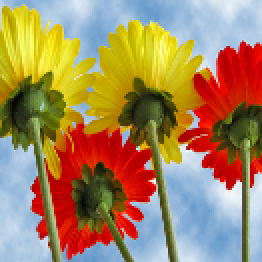
%> input picture trunk/cs870/project/CurveEvolution/flowers.jpg, 131 x 131 px (shown 2 times larger)
$ octave --eval "test2;"   (GNU Octave 9; MATLAB toolbox functions it lacks are replaced by stand-ins)
%> lines starting %> are read from the running program, lines starting %| are printed output that depends on the picture; in (x1, y1, x2, y2) boxes, pixels count from 0 and x2, y2 are one past the last pixel; in counts of white or black regions, pixels touching at a corner belong together; the program's own positions count from 1
### trunk/cs870/project/Helper/readRGBImage.m
% readRGBImage: read any image as 3 components (R, G, B)
%
% Output parameters:
%   [r g b] = the r, g, and b components of the image
%
% Input parameters:
%   fileName = the file name of the image, it's assumed all images are in
%   the data folder

function [r g b] = readRGBImage(fileName)

[image] = imread(strcat('data/', fileName));
image = double(image);

% Separate the components
r = image(:, :, 1);
g = image(:, :, 2);
b = image(:, :, 3);

### trunk/cs870/project/CurveEvolution/evolveChannels.m
% [12 lines of commented-out code are left out]

function evolveChannels(iterations, phi0, mu, lambda, logicop, ...
                        image, doReinit, complement, varargin)

%---------------------------------------------------------------------------
% Initializing some parameters

% Get the image size, any channel should work since they have the same size
imageSize = size(varargin{1}, 1);

% Set some parameters to be used to organize the subplots
subPlotColumns = size(varargin, 2) + 1;
subPlotRows = 2;

% Plot the input channels
figure();
for n=1:size(varargin, 2)
    subplot(subPlotRows, subPlotColumns, n);
    imshow(varargin{n}, 'initialmagnification','fit','displayrange',[0 255]);
    title(strcat('Input Channel ', num2str(n)));
end

% Plot the initial contour
subplot(subPlotRows, subPlotColumns, subPlotColumns);
contour(flipud(phi0), [0 0], 'r', 'LineWidth', 1);
title('Initial Contour');

% Initialize phi with phi0
phi = phi0;

% deltaT should satisfy the stability condition: deltaT <= 1/h^2
deltaT = (1 / (imageSize))^2;

%---------------------------------------------------------------------------
% Evolve the curve now!
for n=1:iterations
    % Draw the original image
    subplot(subPlotRows, subPlotColumns, subPlotColumns + 1);
    imshow(image, 'initialmagnification', 'fit', 'displayrange', [0 255]);
    title('Segmentation');
    hold on;

	% Plot the contour on the image
    contour(phi, [0 0], 'r', 'LineWidth', 1);
    title(strcat('Iteration: ', num2str(n)));
    drawnow;

    % Plot the segmentation
    seg = phi >= 0;
    subplot(subPlotRows, subPlotColumns, subPlotRows * subPlotColumns);
    imshow(seg);
    title(strcat('Segmentation at iteration: ', num2str(n)));

    % Update phi
    phi_new = updatePhiChannels(phi, deltaT, mu, lambda, logicop, ...
                                complement, varargin{:});

    % Reinitialization is optional
    if(doReinit)
        phi_new = reinit(phi_new);
    end

    % Is the solution stationary ?
    if(stop(phi, phi_new))
        display(strcat('Stopped at iteration: ', num2str(n)));
        break;
    end

    % The new phi will be used as phi for the next iteration
    phi = phi_new;
end

% Display the final segmentation
seg = phi >= 0;
subplot(subPlotRows, subPlotColumns, subPlotRows * subPlotColumns);
imshow(seg);
title(strcat('Final segmentation at iteration: ', num2str(n)));

% Release the hold on the plot
hold off;

### trunk/cs870/project/InitialPhi/cone.m
% cone: create a level set function phi for a cone. Therefore, when we
% visualize the zero level of phi it will give us a circle.
%
% Output parameters:
%   phi = the level set function for a cirlce given in matrix form
%
% Input parameters:
%   radius = the radius of the circle (i.e. the zero level set of phi).
%   center = [x y] vector for the center of the circle.
%   imagedDims = a vector of the dimensions of the image.

function phi = cone(radius, center, imageDims)

% Since we're allowed to analytically initialize phi, we can use the equation
% given in class to fill out the matrix.
% General formula => phi = sqrt((x - centerX)^2 + (y - centerY)^2) - radius
xy = cell(2, 1);
xy{1} = 1 : 1 : imageDims(1);
xy{2} = 1 : 1 : imageDims(2);

axes = cell(2, 1);
[ axes{:} ] = ndgrid(xy{:});

% The equation is flipped because phi should be positive inside, and negative
% outside.
phi = radius - sqrt( (axes{1} - center(1)).^2 + (axes{2} - center(2)).^2 );
% phi = sqrt( (axes{1} - center(1)).^2 + (axes{2} - center(2)).^2 ) - radius;

### trunk/cs870/project/Tests/test2.m
% test2: testing the implementation of the Sandberg-Chan model
function test2()

startTime = cputime;

iterations = 10;

image = imread('flowers.jpg');
%> image is the input picture: size 131x131x3 uint8; mean R, G, B 164.2, 134.4, 94.8
% image = readGSImage('image.jpg');
imageSize = size(image, 1);
%> imageSize = 131

[r g b] = readRGBImage('flowers.jpg');
%> in readRGBImage, `r = image(:, :, 1);`:
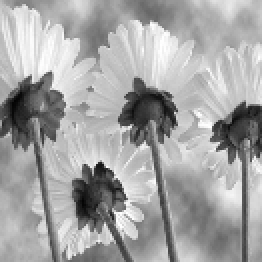
%> r: size 131x131 double (shown 2 times larger); min 3, max 255, mean 164.2
%> in readRGBImage, `g = image(:, :, 2);`:
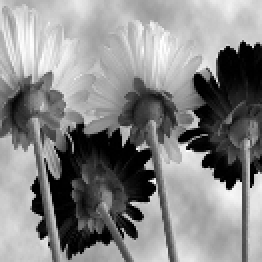
%> g: size 131x131 double (shown 2 times larger); min 0, max 255, mean 134.4
%> in readRGBImage, `b = image(:, :, 3);`:
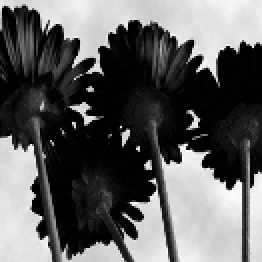
%> b: size 131x131 double (shown 2 times larger); min 0, max 255, mean 94.8

% image1 = readGSImage('image1.jpg');
% image2 = readGSImage('image2.jpg');
% image3 = readGSImage('image3.jpg');

phi0 = cone(imageSize/4, [imageSize/2 imageSize/2], size(image));

mu = 0.01;

lambda = 255*255;

logicop = 'union';

doReinit = false;

complement = 0;

% evolveChannels(iterations, phi0, mu, lambda, logicop, image, doReinit, complement, image1, image2, image3);
evolveChannels(iterations, phi0, mu, lambda, logicop, image, doReinit, complement, r, g, b);
%> in evolveChannels, `deltaT = (1 / (imageSize))^2;`: deltaT = 5.83e-05
%> the loop in evolveChannels, `for n=1:iterations` made 1 pass
%> pass 1, in evolveChannels, `imshow(seg);`:
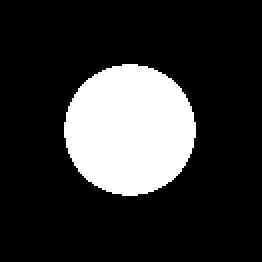
%> displayed picture: size 131x131 logical (shown 2 times larger); 19.7% white; 1 white region, box (x1, y1, x2, y2) and area: (32, 32, 98, 98) 3380
%> after the loop in evolveChannels, `for n=1:iterations`:
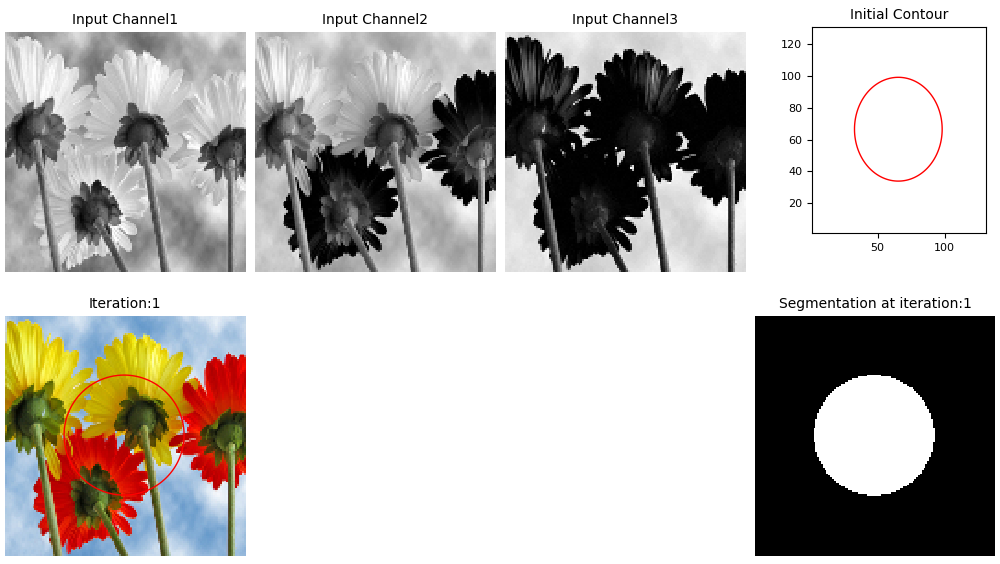
%> figure redrawn from the program's plot data, 6 panels
%> the run ends on the next line

timeTaken = cputime - startTime;

display(strcat('Time taken = ', num2str(timeTaken), 'seconds'));
